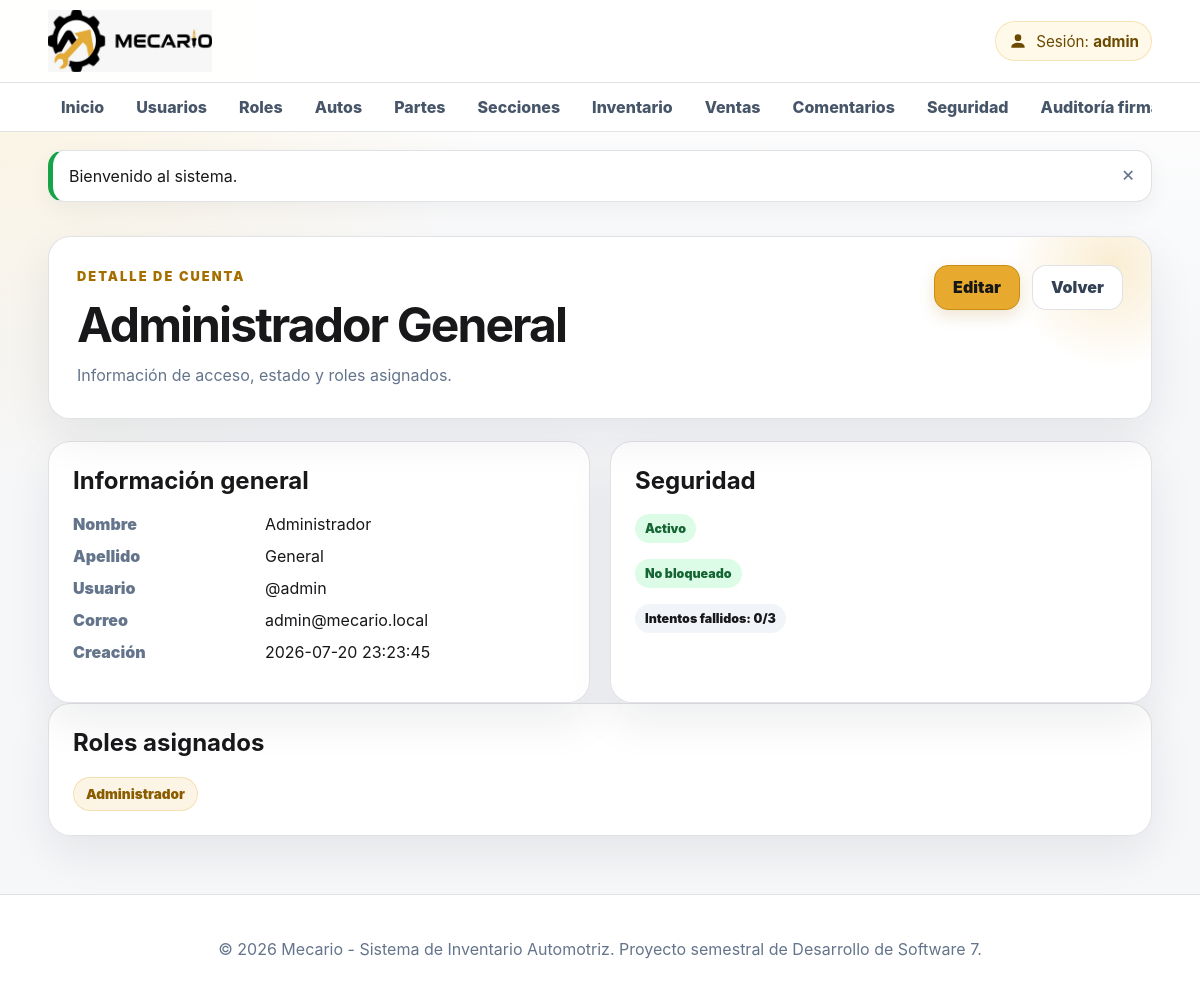
The app's page /public/usuarios/ver/1 (signed in) with its own data.
### tables this page shows
CREATE TABLE IF NOT EXISTS usuarios (
    id_usuario INT UNSIGNED AUTO_INCREMENT PRIMARY KEY,
    nombre VARCHAR(100) NOT NULL,
    apellido VARCHAR(100) NOT NULL,
    usuario VARCHAR(50) NOT NULL UNIQUE,
    correo VARCHAR(150) NOT NULL UNIQUE,
    password_hash VARCHAR(255) NOT NULL,
    intentos_fallidos TINYINT UNSIGNED NOT NULL DEFAULT 0,
    bloqueado TINYINT(1) NOT NULL DEFAULT 0,
    bloqueado_hasta DATETIME NULL,
    activo TINYINT(1) NOT NULL DEFAULT 1,
    fecha_creacion DATETIME NOT NULL DEFAULT CURRENT_TIMESTAMP,
    fecha_actualizacion DATETIME NULL DEFAULT NULL ON UPDATE CURRENT_TIMESTAMP,
    CONSTRAINT chk_usuario_intentos CHECK (intentos_fallidos <= 3),
    CONSTRAINT chk_usuario_activo CHECK (activo IN (0,1)),
    CONSTRAINT chk_usuario_bloqueado CHECK (bloqueado IN (0,1)),
    INDEX idx_usuario_login (usuario, activo, bloqueado)
);

### app/Controllers/UsuarioController.php (called while the page is built, shortened)
<?php
final class UsuarioController
{
    private Usuario $usuarios;
    public function __construct()
    {
        $this->usuarios = new Usuario();
    }
    public function ver(string $id): void
    {
        $usuario = $this->usuarios->obtener((int) $id);
        View::renderizar('usuarios/ver', [
            'titulo' => 'Detalle de usuario',
            'usuario' => $usuario,
            'rolesSeleccionados' => $this->usuarios->obtenerRolesUsuario((int) $id),
            'roles' => $this->usuarios->listarRolesActivos(),
        ]);
    }
}

### public/index.php (called while the page is built, shortened)
<?php
$router = new Router();
$router->despachar();

### app/Helpers/Url.php (called while the page is built, shortened)
<?php
final class Url
{
    public static function base(): string
    {
        $script = str_replace(
            '\\',
            '/',
            $_SERVER['SCRIPT_NAME'] ?? '/public/index.php'
        );
        $base = rtrim(dirname($script), '/');
        return $base === '.' ? '' : $base;
    }
    public static function ruta(string $ruta = '/'): string
    {
        $ruta = '/' . ltrim($ruta, '/');
        return self::base() . ($ruta === '//' ? '/' : $ruta);
    }
    public static function asset(string $archivo): string
    {
        return self::ruta('/assets/' . ltrim($archivo, '/'));
    }
}

### app/Helpers/Sanitizer.php (called while the page is built, shortened)
<?php
final class Sanitizer
{
    public static function html(mixed $valor): string
    {
        return htmlspecialchars(
            (string) $valor,
            ENT_QUOTES | ENT_SUBSTITUTE,
            'UTF-8'
        );
    }
}

### app/Core/Session.php (called while the page is built, shortened)
<?php
final class Session
{
    public static function obtener(string $clave, mixed $predeterminado = null): mixed
    {
        return $_SESSION[$clave] ?? $predeterminado;
    }
    public static function usuario(): ?array
    {
        $usuario = self::obtener('usuario');
        return is_array($usuario) ? $usuario : null;
    }
    public static function tienePermiso(string $permiso): bool
    {
        $usuario = self::usuario();
        return in_array($permiso, $usuario['permisos'] ?? [], true);
    }
}

### app/Core/Database.php (called while the page is built, shortened)
<?php
final class Database
{
    private PDO $conexion;
    private function __construct()
    {
        $config = require dirname(__DIR__, 2) . '/config/config.php';
        $db = $config['database'];
        $dsn = sprintf(
            'mysql:host=%s;port=%s;dbname=%s;charset=%s',
            $db['host'],
            $db['port'],
            $db['name'],
            $db['charset']
        );
        try {
            $this->conexion = new PDO(
                $dsn,
                $db['user'],
                $db['password'],
                [
                    PDO::ATTR_ERRMODE => PDO::ERRMODE_EXCEPTION,
                    PDO::ATTR_DEFAULT_FETCH_MODE => PDO::FETCH_ASSOC,
                    PDO::ATTR_EMULATE_PREPARES => false,
                ]
            );
        } catch (PDOException $exception) {
            throw new RuntimeException(
                'No se pudo conectar con la base de datos.',
                0,
                $exception
            );
        }
    }
    public function consultar(string $sql, array $parametros = []): PDOStatement
    {
        $sentencia = $this->conexion->prepare($sql);
        $sentencia->execute($parametros);
        return $sentencia;
    }
    public function consultarUno(string $sql, array $parametros = []): ?array
    {
        $resultado = $this->consultar($sql, $parametros)->fetch();
        return $resultado === false ? null : $resultado;
    }
}

### app/Models/Usuario.php (called while the page is built, shortened)
<?php
final class Usuario
{
    private Database $db;
    public function __construct()
    {
        $this->db = Database::getInstancia();
    }
    public function obtener(int $id): ?array
    {
        return $this->db->consultarUno(
            'SELECT
                u.id_usuario AS id,
                u.nombre,
                u.apellido,
                CONCAT(u.nombre, " ", u.apellido) AS nombre_completo,
                u.usuario,
                u.correo,
                u.password_hash,
                u.activo,
                u.bloqueado,
                u.intentos_fallidos,
                u.fecha_creacion,
                (
                    SELECT GROUP_CONCAT(r.nombre_rol ORDER BY r.nombre_rol SEPARATOR ", ")
                    FROM usuario_rol ur
                    INNER JOIN roles r ON r.id_rol = ur.id_rol
                    WHERE ur.id_usuario = u.id_usuario
                ) AS roles_texto
            FROM usuarios u
            WHERE u.id_usuario = :id_usuario
            LIMIT 1',
            ['id_usuario' => $id]
        );
    }
}

### app/Views/usuarios/ver.php (the view, shortened to what this page needs)
<main class="container">
    <section class="module-hero">
        <div>
            <span class="eyebrow">Detalle de cuenta</span>
            <h1><?= Sanitizer::html($usuario['nombre_completo'] ?? $usuario['nombre']) ?></h1>
            <p>Información de acceso, estado y roles asignados.</p>
        </div>
        <div class="action-row">
            <a class="btn" href="<?= Sanitizer::html(Url::ruta('/usuarios/editar/' . $usuario['id'])) ?>">Editar</a>
            <a class="btn btn-secundario" href="<?= Sanitizer::html(Url::ruta('/usuarios')) ?>">Volver</a>
        </div>
    </section>
    <section class="grid-cards two-cols">
        <article class="card detail-card">
            <h2>Información general</h2>
            <dl>
                <dt>Nombre</dt><dd><?= Sanitizer::html($usuario['nombre']) ?></dd>
                <dt>Apellido</dt><dd><?= Sanitizer::html($usuario['apellido']) ?></dd>
                <dt>Usuario</dt><dd>@<?= Sanitizer::html($usuario['usuario']) ?></dd>
                <dt>Correo</dt><dd><?= Sanitizer::html($usuario['correo']) ?></dd>
                <dt>Creación</dt><dd><?= Sanitizer::html($usuario['fecha_creacion']) ?></dd>
            </dl>
        </article>
        <article class="card detail-card">
            <h2>Seguridad</h2>
            <p><?= (int) $usuario['activo'] === 1 ? '<span class="badge badge-success">Activo</span>' : '<span class="badge badge-danger">Inactivo</span>' ?></p>
            <p><?= (int) $usuario['bloqueado'] === 1 ? '<span class="badge badge-warning">Bloqueado</span>' : '<span class="badge badge-success">No bloqueado</span>' ?></p>
            <p><span class="badge">Intentos fallidos: <?= (int) $usuario['intentos_fallidos'] ?>/3</span></p>
        </article>
    </section>
    <section class="card">
        <h2>Roles asignados</h2>
        <div class="chips">
            <?php if (!empty($usuario['roles_texto'])): ?>
                <?php foreach (explode(',', $usuario['roles_texto']) as $rol): ?>
                    <span class="chip"><?= Sanitizer::html(trim($rol)) ?></span>
                <?php endforeach; ?>
            <?php else: ?>
                <span class="muted">Este usuario no tiene roles asignados.</span>
            <?php endif; ?>
        </div>
    </section>
</main>

### app/Core/Router.php (shortened to what this page needs)
<?php
final class Router
{
    private array $rutas = [];
    private function agregar(
        string $metodo,
        string $ruta,
        callable|array $accion
    ): void {
        $this->rutas[$metodo][] = [
            'ruta' => $this->normalizar($ruta),
            'accion' => $accion,
        ];
    }
    public function despachar(): void
    {
        $metodo = strtoupper($_SERVER['REQUEST_METHOD'] ?? 'GET');
        $rutaActual = $this->obtenerRutaActual();
        foreach ($this->rutas[$metodo] ?? [] as $rutaRegistrada) {
            $parametros = $this->coincide(
                $rutaRegistrada['ruta'],
                $rutaActual
            );
            if ($parametros !== false) {
                $this->ejecutarAccion(
                    $rutaRegistrada['accion'],
                    $parametros
                );
                return;
            }
        }
    }
    private function obtenerRutaActual(): string
    {
        $uri = parse_url(
            $_SERVER['REQUEST_URI'] ?? '/',
            PHP_URL_PATH
        ) ?: '/';
        $base = dirname($_SERVER['SCRIPT_NAME'] ?? '');
        if (
            $base !== ''
            && $base !== '/'
            && str_starts_with($uri, $base)
        ) {
            $uri = substr($uri, strlen($base));
        }
        return $this->normalizar($uri);
    }
    private function normalizar(string $ruta): string
    {
        $ruta = '/' . trim($ruta, '/');
        return $ruta === '//' ? '/' : $ruta;
    }
    private function coincide(
        string $rutaRegistrada,
        string $rutaActual
    ): array|false {
        $patron = preg_replace(
            '#\{[a-zA-Z_][a-zA-Z0-9_]*\}#',
            '([^/]+)',
            $rutaRegistrada
        );
        if (!preg_match('#^' . $patron . '$#', $rutaActual, $coincidencias)) {
            return false;
        }
        array_shift($coincidencias);
        return $coincidencias;
    }
    private function ejecutarAccion(
        callable|array $accion,
        array $parametros
    ): void {
        if (
            is_array($accion)
            && isset($accion[0], $accion[1])
            && is_string($accion[0])
        ) {
            $controlador = new $accion[0]();
            $metodo = $accion[1];
            $controlador->{$metodo}(...$parametros);
            return;
        }
    }
}

### app/Views/layout/header.php (shortened to what this page needs)
<?php
$usuarioSesion = Session::usuario();
?>
<!DOCTYPE html>
<html lang="es">
<head>
    <link rel="stylesheet" href="<?= Sanitizer::html(Url::asset('css/style.css')) ?>">
</head>
<body>
<header class="site-header">
    <div class="header-content">
        <a class="brand" href="<?= Sanitizer::html(Url::ruta('/')) ?>" aria-label="Mecario - Inicio">
            <img class="brand-logo" src="<?= Sanitizer::html(Url::asset('img/mecario-logo.jpg')) ?>" alt="Mecario">
        </a>
        <?php if ($usuarioSesion !== null): ?>
            <div class="user-info" aria-label="Usuario en sesión">
                <svg class="user-icon" viewBox="0 0 24 24" aria-hidden="true">
                    <path d="M12 12a4 4 0 1 0 0-8 4 4 0 0 0 0 8Zm0 2c-4.42 0-8 2.24-8 5v1h16v-1c0-2.76-3.58-5-8-5Z" fill="currentColor"/>
                </svg>
                <span>Sesión: <strong><?= Sanitizer::html($usuarioSesion['usuario'] ?? 'Usuario') ?></strong></span>
            </div>
        <?php endif; ?>
    </div>
</header>
<?php require __DIR__ . '/menu.php'; ?>
<?php require __DIR__ . '/mensajes.php'; ?>

### public/assets/css/style.css (style rules this page uses)
:root { --bg: #f6f7f9; --bg-2: #ffffff; --panel: #ffffff; --panel-2: #f8fafc; --text: #18181b; --muted: #64748b; --line: rgba(15, 23, 42, .12); --yellow: #e7aa2f; --yellow-2: #f5c451; --yellow-soft: rgba(231, 170, 47, .13); --white: #18181b; --success: #16a34a; --danger: #dc2626; --warning: #d97706; --shadow: 0 18px 45px rgba(15, 23, 42, .08); --radius: 22px; }
* { box-sizing: border-box; }
html { scroll-behavior: smooth; }
body { margin: 0; min-height: 100vh; font-family: Inter, Segoe UI, Arial, Helvetica, sans-serif; color: var(--text); background: radial-gradient(circle at top left, rgba(245,196,81,.18), transparent 32%), linear-gradient(180deg, #ffffff 0, var(--bg) 360px); }
a { color: inherit; text-decoration: none; }
img { max-width: 100%; display: block; }
.site-header { position: sticky; top: 0; z-index: 30; background: rgba(255,255,255,.94); backdrop-filter: blur(14px); border-bottom: 1px solid var(--line); }
.header-content { width: min(1180px, 92%); min-height: 82px; margin: 0 auto; display: flex; align-items: center; justify-content: space-between; gap: 18px; }
.brand { display: inline-flex; align-items: center; gap: 12px; font-weight: 900; }
.brand-logo { width: 190px; max-height: 62px; object-fit: contain; object-position: left center; }
.user-info { color: var(--muted); font-size: .95rem; }
.container { width: min(1180px, 92%); margin: 34px auto 58px; }
.hero, .module-hero, .card, .stat-card, .inner-panel { background: rgba(255,255,255,.96); border: 1px solid var(--line); border-radius: var(--radius); box-shadow: var(--shadow); }
.hero::after, .module-hero::after { content: ""; position: absolute; width: 220px; height: 220px; right: -70px; top: -80px; background: radial-gradient(circle, rgba(231,170,47,.22), transparent 65%); pointer-events: none; z-index: 0; }
.hero > *, .module-hero > * { position: relative; z-index: 1; }
.module-hero { position: relative; overflow: hidden; padding: 28px; display: flex; justify-content: space-between; align-items: flex-start; gap: 22px; margin-bottom: 22px; }
.hero h1, .module-hero h1 { margin: 8px 0 12px; max-width: 820px; font-size: clamp(2rem, 5vw, 4.1rem); line-height: 1.05; letter-spacing: -.04em; }
.module-hero h1 { font-size: clamp(1.9rem, 4vw, 3rem); }
.hero p, .module-hero p { margin: 0; max-width: 760px; color: var(--muted); line-height: 1.7; }
.eyebrow { display: inline-flex; margin-bottom: 8px; color: #a56f00; font-size: .8rem; font-weight: 950; letter-spacing: .16em; text-transform: uppercase; }
.hero-acciones, .action-row, .form-actions { display: flex; flex-wrap: wrap; gap: 12px; align-items: center; margin-top: 24px; }
.module-hero .action-row { margin-top: 0; justify-content: flex-end; }
.btn { display: inline-flex; align-items: center; justify-content: center; gap: 8px; min-height: 44px; padding: 12px 18px; border: 1px solid #c98d16; border-radius: 14px; background-color: #e7aa2f; background-image: none; color: #171717; font-weight: 900; line-height: 1.2; cursor: pointer; box-shadow: 0 6px 16px rgba(165,111,0,.18); position: static; z-index: auto; opacity: 1; visibility: visible; text-decoration: none; filter: none; transform: none; transition: none; }
.btn-secundario, .btn-soft { background: #ffffff; color: #334155; border: 1px solid var(--line); box-shadow: none; }
.grid-cards { display: grid; grid-template-columns: repeat(auto-fit, minmax(255px, 1fr)); gap: 20px; margin-top: 22px; }
.two-cols { grid-template-columns: repeat(auto-fit, minmax(320px, 1fr)); }
.card, .stat-card, .inner-panel { padding: 24px; }
.card h1, .card h2, .card h3 { margin-top: 0; }
.badge, .chip { display: inline-flex; align-items: center; border-radius: 999px; font-weight: 900; }
.badge { padding: 7px 10px; background: #f1f5f9; font-size: .78rem; }
.badge-success, .badge.ok { color: #166534; background: #dcfce7; }
.chips, .chip-list { display: flex; flex-wrap: wrap; gap: 9px; }
.chip { padding: 8px 12px; background: var(--yellow-soft); color: #8a5c00; border: 1px solid rgba(231,170,47,.28); font-size: .85rem; }
.detalle-datos, .detail-list, .detail-card dl { display: grid; grid-template-columns: 180px 1fr; gap: 12px; }
dt { color: var(--muted); font-weight: 900; }
dd { margin: 0; }
.user-info { display: inline-flex; align-items: center; gap: 8px; padding: 9px 12px; border-radius: 999px; background: #fff9ea; color: #6b4a00; border: 1px solid rgba(231,170,47,.28); }
.user-icon { width: 20px; height: 20px; flex: 0 0 auto; }

### records on screen
usuarios: usuario "admin", nombre "Administrador", apellido "General", correo "admin@mecario.local", fecha_creacion "2026-07-20 23:23:45", intentos_fallidos "0", rol "Administrador"

### other values on screen
Sanitizer::html($mensaje['texto'] ?? '') "Bienvenido al sistema."
Sanitizer::html($usuario['nombre_completo'] ?? $usuario['nombre']) "Administrador General"
